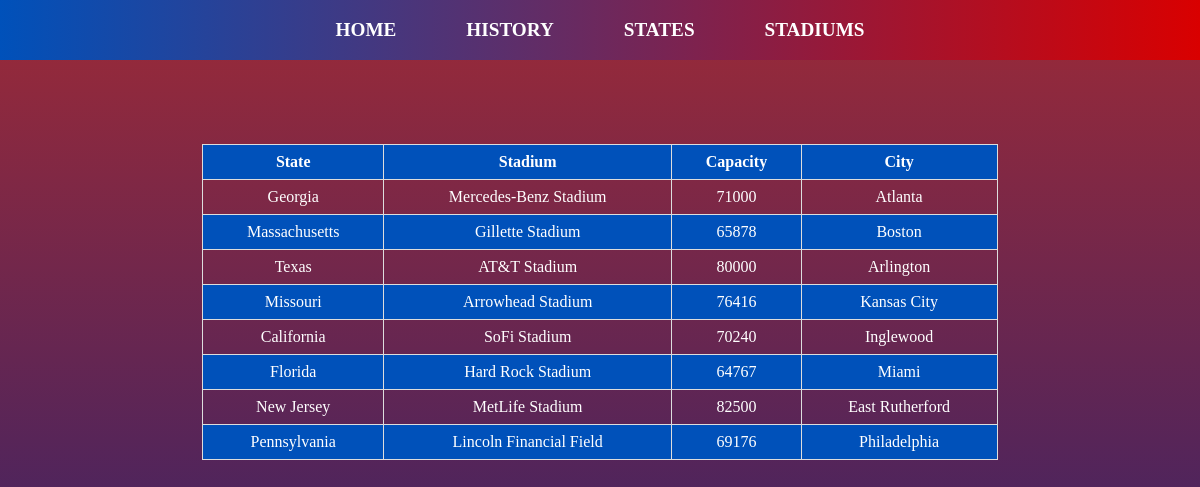
/states, run on the app's committed database.
### tables this page shows
CREATE TABLE stadiums (state TEXT PRIMARY KEY, stadium TEXT NOT NULL, capacity INTEGER, city TEXT NOT NULL);

### app.py (the view)
@app.route('/states')  # Add this route for the History page
def states():
    print("Serving the states page...")
    conn = sqlite3.connect('UsaWorldcup2026.db')
    cursor = conn.cursor()
    cursor.execute("SELECT * FROM stadiums")
    stadiums_data = cursor.fetchall()
    conn.close()
    return render_template('states.html', stadiums_data=stadiums_data)

### templates/states.html (shortened to what this page needs)
<!DOCTYPE html>
<html lang="en">
  <head>
    <link
      rel="stylesheet"
      href="{{ url_for('static', filename='style.css') }}"
    />
  </head>
  <body class="states-page">
    <nav class="navigation">
      <ul class="nav-list">
        <li class="nav-item"><a href="/">HOME</a></li>
        <li class="nav-item"><a href="/history">HISTORY</a></li>
        <li class="nav-item"><a href="/states">STATES</a></li>
        <li class="nav-item"><a href="/stadiums">STADIUMS</a></li>
      </ul>
    </nav>
    <div class="container">
      <h1>State Information</h1>
      <div class="table-container">
        <table class="world-cup-table">
          <thead>
            <tr>
              <th>State</th>
              <th>Stadium</th>
              <th>Capacity</th>
              <th>City</th>
            </tr>
          </thead>
          <tbody>
            {% for stadium in stadiums_data %}
            <tr>
              <td>{{ stadium[0] }}</td>
              <td>{{ stadium[1] }}</td>
              <td>{{ stadium[2] }}</td>
              <td>{{ stadium[3] }}</td>
            </tr>
            {% endfor %}
          </tbody>
        </table>
      </div>
    </div>
  </body>
</html>

### static/style.css (style rules this page uses)
body, html { margin: 0; padding: 0; height: 100%; overflow: hidden; }
.navigation { background-color: rgba(0, 0, 0, 0.5); color: white; text-align: center; position: fixed; width: 100%; top: 0; z-index: 1000; }
.nav-list { list-style: none; padding: 0; margin: 0; display: flex; justify-content: center; align-items: center; height: 60px; }
.nav-item { margin: 0 15px; }
.nav-item a { color: white; text-decoration: none; font-size: 1.2rem; font-weight: bold; text-transform: uppercase; padding: 10px 20px; }
.navigation { background: linear-gradient( to right, #0051ba, #d90000 ); color: white; text-align: center; position: fixed; width: 100%; top: 0; z-index: 1000; }
.states-page { background: linear-gradient( to bottom, #9c2a37, #202173 ); color: white; }
.table-container { padding: 2rem; overflow-x: auto; }
.world-cup-table { width: 70%; border-collapse: collapse; margin-top: 2rem; margin-right: auto; margin-left: auto; }
.world-cup-table th, .world-cup-table td { border: 1px solid #ddd; padding: 8px; text-align: center; }
.world-cup-table th { background-color: #0051ba; color: white; }
.world-cup-table tr:nth-child(even) { background-color: #0051ba; }

### data on the page
stadiums: state "Georgia", stadium "Mercedes-Benz Stadium", capacity "71000", city "Atlanta"
stadiums: state "Massachusetts", stadium "Gillette Stadium", capacity "65878", city "Boston"
stadiums: state "Texas", stadium "AT&T Stadium", capacity "80000", city "Arlington"
stadiums: state "Missouri", stadium "Arrowhead Stadium", capacity "76416", city "Kansas City"
stadiums: state "California", stadium "SoFi Stadium", capacity "70240", city "Inglewood"
stadiums: state "Florida", stadium "Hard Rock Stadium", capacity "64767", city "Miami"
stadiums: state "New Jersey", stadium "MetLife Stadium", capacity "82500", city "East Rutherford"
stadiums: state "Pennsylvania", stadium "Lincoln Financial Field", capacity "69176", city "Philadelphia"
